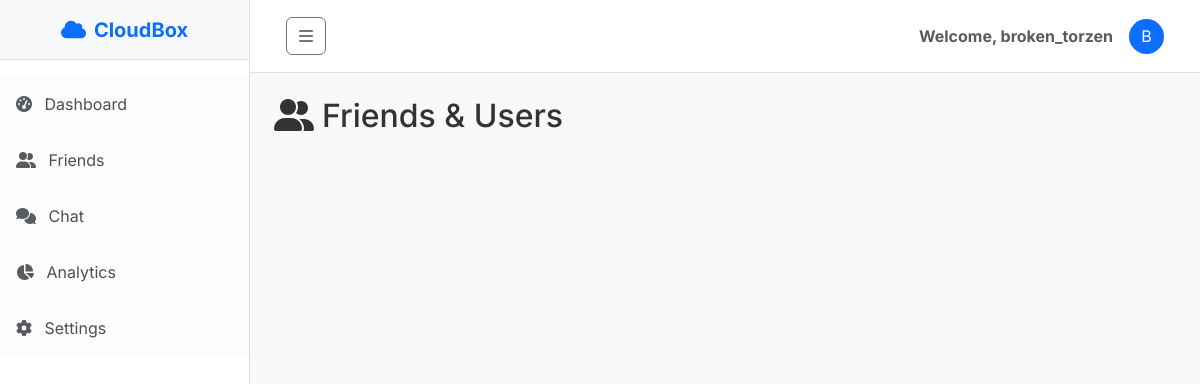
Page /friends (signed in) on the earlier database version.
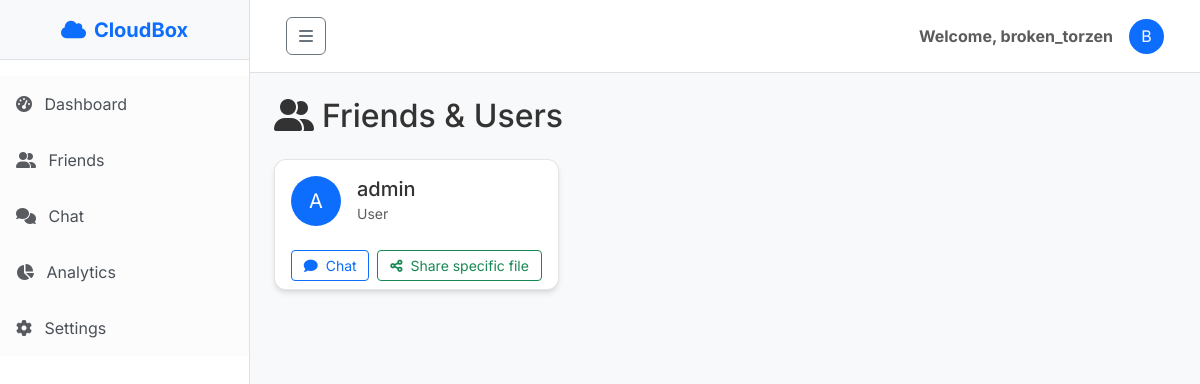
Same page on the later database version.
### models.py (models this page shows)
class User(UserMixin, db.Model):
    id = db.Column(db.Integer, primary_key=True)
    username = db.Column(db.String(80), unique=True, nullable=False)
    password_hash = db.Column(db.String(120), nullable=False)
    is_admin = db.Column(db.Boolean, default=False)
    storage_limit = db.Column(db.Integer, default=5120) # Default 5GB
    files = db.relationship('File', backref='owner', lazy=True)
    permissions = db.relationship('Permission', backref='user', lazy=True)

### routes.py (the view)
@main.route('/friends')
@login_required
def friends():
    users = User.query.filter(User.id != current_user.id).all()
    my_files = File.query.filter_by(owner_id=current_user.id, is_folder=False).all()
    return render_template('friends.html', users=users, my_files=my_files)

### app.py (called while the page is built)
@login_manager.user_loader
def load_user(user_id):
    return User.query.get(int(user_id))

@app.context_processor
def inject_storage_usage():
    if current_user.is_authenticated:
        my_files = File.query.filter_by(owner_id=current_user.id, is_folder=False).all()
        used_bytes = sum(f.size for f in my_files)
        used_mb = round(used_bytes / (1024 * 1024), 2)
        limit_mb = getattr(current_user, 'storage_limit', 5120)
        percentage = round((used_mb / limit_mb) * 100, 1) if limit_mb > 0 else 100
        return dict(storage_used=used_mb, storage_limit=limit_mb, storage_percent=percentage)
    return dict(storage_used=0, storage_limit=5120, storage_percent=0)

### templates/friends.html (shortened to what this page needs)
{% extends "base.html" %}
{% block content %}
<div class="row">
    <div class="col-12">
        <h2 class="mb-4"><i class="fas fa-user-friends me-2"></i>Friends & Users</h2>
        <div class="row row-cols-1 row-cols-md-2 row-cols-lg-3 g-4">
            {% for user in users %}
            <div class="col">
                <div class="card h-100">
                    <div class="card-body d-flex align-items-center">
                        <div class="avatar-placeholder bg-primary text-white rounded-circle me-3 d-flex align-items-center justify-content-center flex-shrink-0"
                            style="width: 50px; height: 50px; font-size: 1.25rem;">
                            {{ user.username[0].upper() if user.username else 'U' }}
                        </div>
                        <div class="flex-grow-1">
                            <h5 class="card-title mb-0">{{ user.username }}</h5>
                            <small class="text-muted">User</small>
                        </div>
                    </div>
                    <div class="card-footer bg-transparent border-top-0 d-flex justify-content-between">
                        <a href="{{ url_for('chat.chat_view', user_id=user.id) }}"
                            class="btn btn-outline-primary btn-sm flex-grow-1 me-2">
                            <i class="fas fa-comment me-1"></i> Chat
                        </a>
                        <button class="btn btn-outline-success btn-sm flex-grow-1 share-file-btn"
                            data-user-id="{{ user.id }}" data-username="{{ user.username }}">
                            <i class="fas fa-share-alt me-1"></i> Share specific file
                        </button>
                    </div>
                </div>
            </div>
            {% endfor %}
        </div>
    </div>
</div>
{% endblock %}

Differences in the rows shown:
added User: username "A", username "admin"
